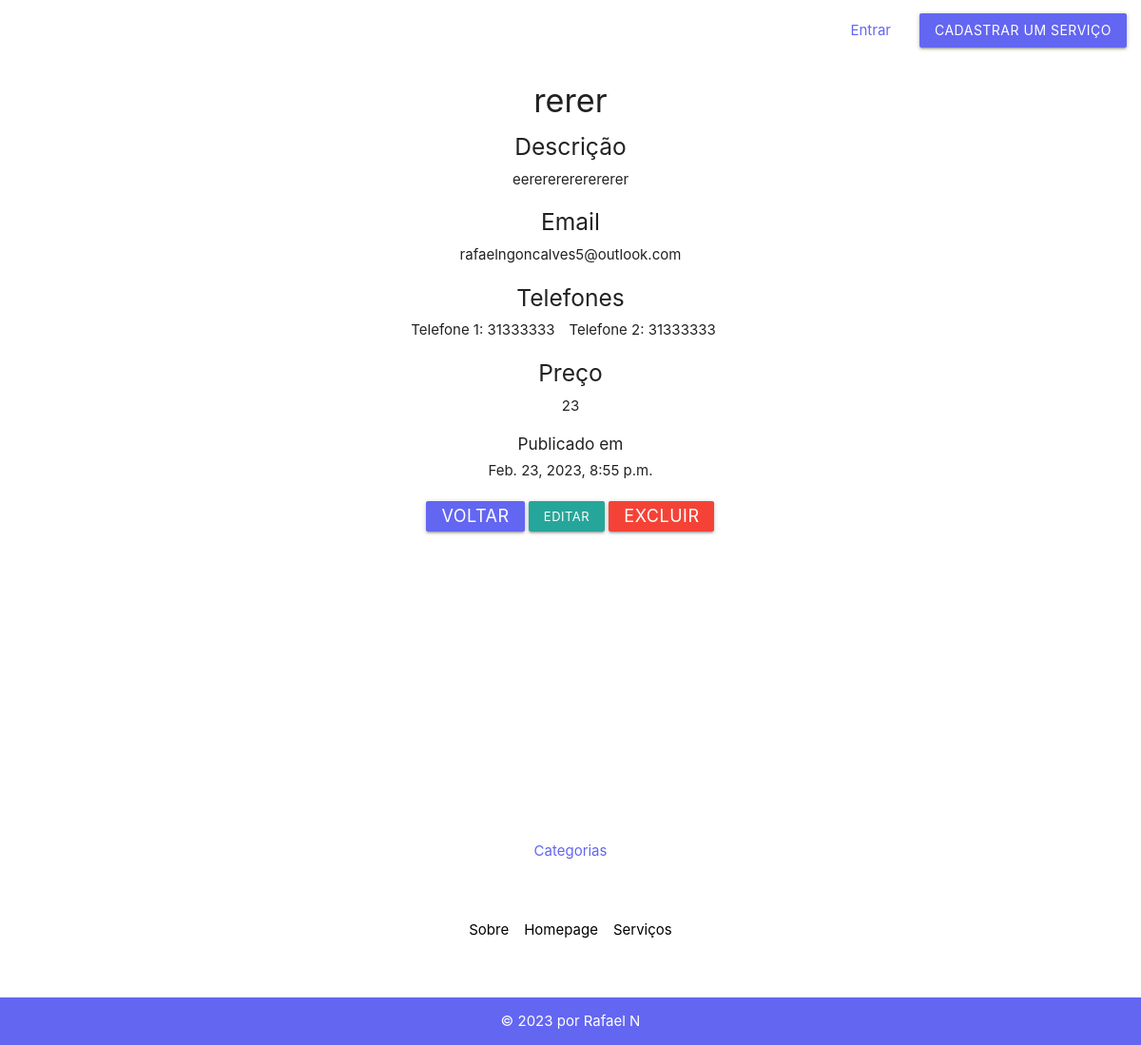
The page /servicosapp/servicos/4/detalhes/ on the database as committed earlier.
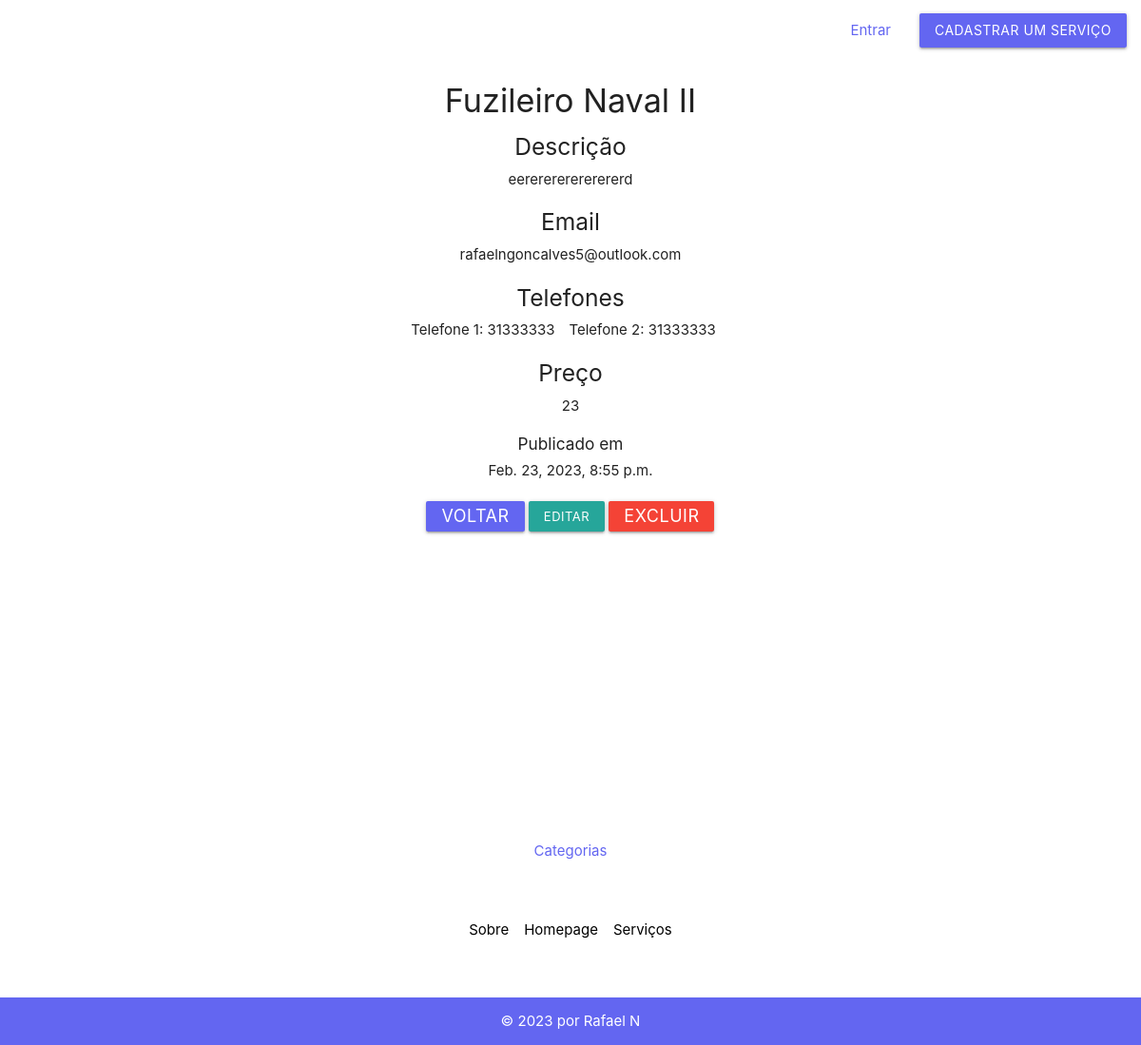
The same page on the database as committed later.
### servicosapp/models.py (models this page shows)
class Servico(models.Model):
    id_servico = models.AutoField(primary_key=True)
    fk_usuario = models.ForeignKey(auth_user, on_delete=models.DO_NOTHING, null=True)
    fk_categoria = models.ForeignKey(Categoria, on_delete=models.CASCADE, null=True)
    titulo = models.CharField(max_length=150, null=False)
    descricao = models.CharField(max_length=150, default=None)
    email = models.CharField(max_length=150, null=False)
    telefone_1 = models.CharField(max_length=50, null=True)
    telefone_2 = models.CharField(max_length=50, null=True)
    preco = models.IntegerField(default=0, null=True)
    data_pub = models.DateTimeField("Data de publicação", default=django.utils.timezone.now, null=True)
    def __str__(self):
        return self.titulo

### servicosapp/views.py (the view)
# urls.py: path('servicos/<int:pk>/detalhes/', views.DetailView.as_view(), name="detalhes_servicos"),
class DetailView(generic.DetailView):
    model = Servico
    template_name = 'servicosapp/servicos/detalhes.html'

### servicosapp/templates/servicosapp/servicos/detalhes.html (shortened to what this page needs)
{% extends 'base.html' %}
{% block content %}
<div class="container servico-container">
    <ul>
        <h4>{{ servico }}</h4>
        <div class="row">
            <h5>Descrição</h5>
            <li>{{ servico.descricao }}</li>
        </div>
        <div class="row">
            <h5>Email</h5>
            <li>{{ servico.email }}</li>
        </div>
        <h5>Telefones</h5>
        <div class="row" style="display: flex; gap: 1em;">
            <li>Telefone 1: {{ servico.telefone_1 }}</li>
            <li>Telefone 2: {{ servico.telefone_2 }}</li>
        </div>
        <div class="row">
            <h5>Preço</h5>
            <li>{{ servico.preco }}</li>
        </div>
        <div class="row">
            <h6>Publicado em</h6>
            <li>{{ servico.data_pub }}</li>
        </div>
        <button class="waves-effect waves-light btn-small" onclick="history.back()">Voltar</button>
        <a href="/servicosapp/servicos/{{ servico.id_servico }}/editar/" class="waves-effect waves-light btn-small">Editar</a>
        <button id="excluir-btn" class="waves-effect waves-light btn-small red">Excluir</button>
    </ul>
</div>
{% endblock content %}

Rows that differ between the two databases and show on the page:
changed Servico "rafaelngoncalves5@outlook.com": titulo "rerer" → "Fuzileiro Naval II"; descricao "eerererererererer" → "eererererererererd"
